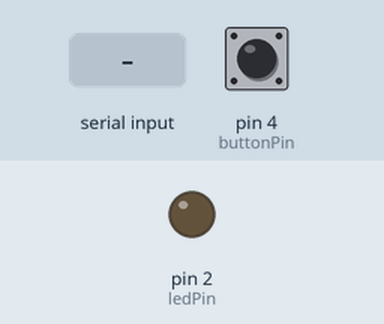
Bench run of a sketch on a simulated Arduino Uno, built with avr-gcc and run on an emulated ATmega328P. Shown: output pins drawn as LEDs (lit = HIGH). The test bench sets the inputs (shaded band); at power-on: pin 4 (buttonPin) LOW.

Above: at 1.2 s.
1.3 s: "H" received over Serial
At 2.4 s:
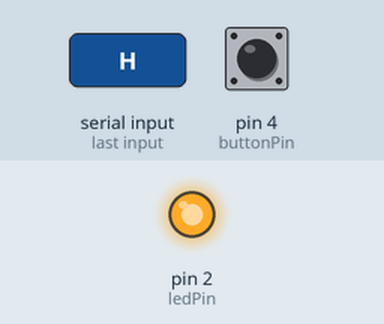
6.9 s: "L" received over Serial
At 7.9 s:
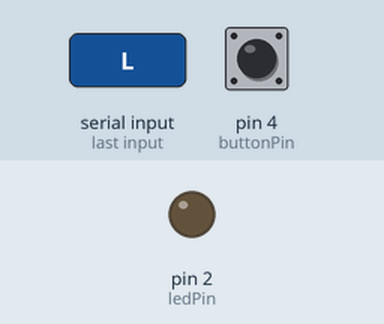
Timing chart, 0 to 9.4 s (numbered marks = the images above; inputs shaded):
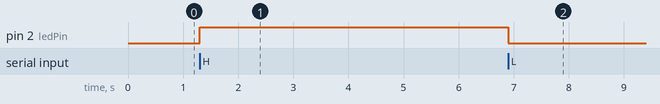

The sketch:

lab7-akhan227.ino
```cpp
/*
  Name: Ahmed Khan, 652469935
  Lab:         Lab 7 - Arduino to Arduino Communication
  Description: Be able to have two arduinos communicate with eachother.
                * connect two arduino's via a hardwired serial connection (no usb cable) (digital pins 0 and 1)
                * connect a button and an external LED to each device
                * pressing the button on one arduino should cause the other arduino's LED to change state (on to off, or off to on)
                * Button press on one arduino should toggle the state of the LED on the other (on/off) and not keep the LED lit while being pressed

  Assumptions: I initially assumed that sending/receiving data to/from another arduino would need a different library and set of functions,
               but it was all done using the regular Serial functions.

  References:  https://www.arduino.cc/en/Serial/ReadBytesUntil#.UwYy6_ldV8E
               https://www.arduino.cc/en/Serial/Available#.UwYy2PldV8E
               https://www.arduino.cc/reference/en/language/functions/communication/serial/#.UwYyzfldV8E
*/

// pin number for this arduino's LED
const int ledPin = 2;

// pin number for this arduino's Button
const int buttonPin = 4;

// variable to read incoming serial data from the other arduino
int incomingByte;

int prevBtnState = 0;       // used for toggling button presses
int btnState  = 0;          // variables for reading the pushbutton status

int ledState = 0;           // variable to keep track of whether the other led is on or not

void setup()
{
  Serial.begin(9600);
  pinMode(ledPin, OUTPUT);    //initialize the LED pin as an output
  pinMode(buttonPin, INPUT);  //initialize the pushbutton pin as an output
}

void loop()
{
  // receiving input from other arduino
  if (Serial.available() > 0)
  {
    toggleThis();
  }

  btnState = digitalRead(buttonPin);  // read the state of the pushbutton value

  if (btnState != prevBtnState)
  {
    // if the increment button was pressed
    if (btnState == HIGH)
    {
      toggleOther();
    }

    // debounce
    delay(100);
  }

  prevBtnState = btnState;
}


// function reads data from the other arduino, and turns led on/off
void toggleThis()
{
    // read the oldest byte in the serial buffer:
    incomingByte = Serial.read();

    // if it's a capital H (ASCII 72), turn on the LED:
    if (incomingByte == 'H')
    {
      digitalWrite(ledPin, HIGH);
    }
    // if it's an L (ASCII 76) turn off the LED:
    if (incomingByte == 'L')
    {
      digitalWrite(ledPin, LOW);
    }
}


// function sends data to the other arduino
void toggleOther()
{
  // turn led on
  if (ledState == 0)
  {
    ledState = 1;
    Serial.println("H");
  }

  // turn led off
  else
  {
    ledState = 0;
    Serial.println("L");
  }
}
```

Measured:
- after the input at 1.3 s, pin 2 (ledPin): LOW → HIGH at once
- after the input at 6.9 s, pin 2 (ledPin): HIGH → LOW at once
